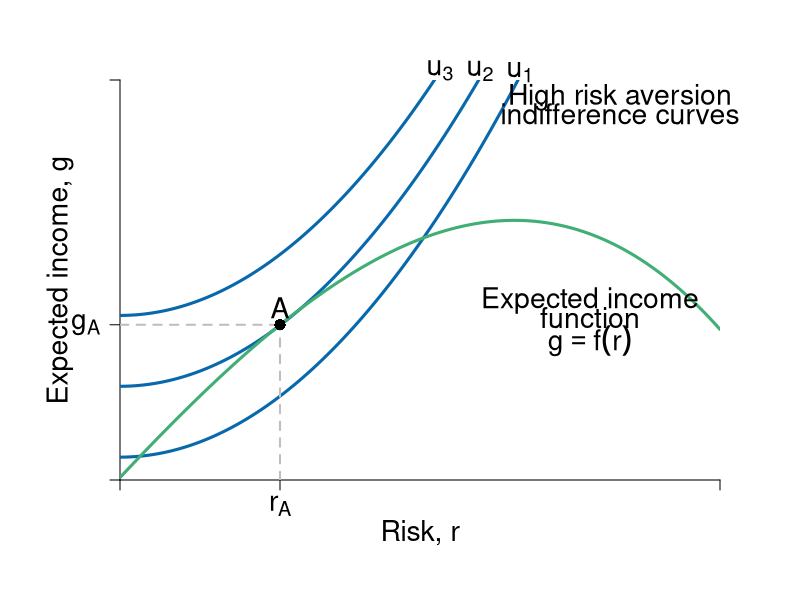

The R script that drew this image:
#Graph Designer: Simon Halliday & Riley Boeth '17
#Authors: Bowles, Foley and Halliday
#Title: Coordination, Conflict and Competition: A Text in Microeconomics

library(shape)
pdf(file = "capitalism/risks_feasible_very.pdf", width = 10, height = 8)


#Set parameters for graphics
axislabelsize <- 1.7
labelsize <- 1.7
graphlinewidth <- 3
segmentlinewidth <- 2

COL <- c("#7fc97f", "#beaed4", "#fdc086", "#ffff99", "#386cb0", "#f0027f", "#bf5b17", "#666666")
COLA <- c("#e0f3db", "#99d8c9","#66c2a4","#41ae76", "#238b45", "#005824")
COLB <- c("#c6dbef", "#4eb3d3", "#2b8cbe", "#0868ac","#084081")
COLC <- c("#fcfbfd", "#efedf5", "#dadaeb", "#bcbddc", "#9e9ac8", "#807dba", "#6a51a3", "#54278f", "#3f007d")

#Edited the margins to cater for the larger LHS labels
par(mar =  c(6, 6, 4, 4))

#Indifference curves of a risk-averse homo economicus (2nd graph out of the two for 4.7)

indiffA <- function(x, ua=2) {
  ua + (1/12)*(x)^2
}

#Average wealth function 

avgwealth <- function(x,y){
  (1.08)*((-1/35)*(((-((.9)*x-36))^2))+36.8+((-1/10)*(x-4)+(-1/1000)*((x-3)^3)))
}

#Add limits on axes and levels of utility for each indifference curve
ylims <- c(0, 35)
xlims <- c(0, 30)

npts <- 501 
x <- seq(xlims[1], xlims[2], length.out = npts)
y <- seq(ylims[1], ylims[2], length.out = npts) 

plot(0, 0, xlim = xlims, ylim = ylims, type = "n",
     xlab = expression(paste("")),
     ylab = expression(paste("")), 
     xaxt = "n", 
     yaxt = "n", 
     cex.lab = axislabelsize, 
     bty = "n", 
     xaxs="i", 
     yaxs="i"
)

#x and y limits with plain axes without ticks/numbers to match previous graph

#ticksx <- seq(from = 0, to = xlims[2]+1, by = 4)
#xlabels <- seq(from = 0, to = xlims[2], by = 1)
ticksx <- c(xlims[1], 8, xlims[2])
xlabels <- c(NA, expression(paste(r[A])), NA)
#ticksy <- seq(from = 0, to = ylims[2]+1, by = 4)
#ylabels <- seq(from = 0, to = ylims[2], by = 1)
ticksy <- c(ylims[1], avgwealth(8), ylims[2])
ylabels <- c(NA, expression(paste(g[A])), NA)


axis(1,at = ticksx,  pos = 0, labels = xlabels, cex.axis = axislabelsize)
axis(2,at = ticksy,  pos = 0, labels = ylabels, las = 1, cex.axis = axislabelsize)

npts <- 500 
xx1 <- seq(xlims[1], xlims[2], length.out = npts)
xx2 <- seq(0, xlims[2], length.out = npts)
xx3 <- seq(xlims[1], 0, length.out = npts)
xx4 <- seq(-11, 0, length.out = npts)


lines(xx1, indiffA(xx1, ua = 2), col = COLB[4], lwd = graphlinewidth)
lines(xx1, indiffA(xx1, ua = 8.2), col = COLB[4], lwd = graphlinewidth)
lines(xx1, indiffA(xx1, ua = 14.4), col = COLB[4], lwd = graphlinewidth)
lines(xx1, avgwealth(xx1), col = COLA[4], lwd = graphlinewidth)


#Axis labels and draw linear utility function
mtext(expression(paste("Risk, ", r)), side = 1, line = 2.5, cex = axislabelsize)
text(-3, 0.5*ylims[2], expression(paste("Expected income, ", g)), xpd = TRUE, cex = axislabelsize, srt = 90) 

#Label various points on line

text(8, avgwealth(8)+1.5, expression(paste(A)), cex = labelsize)
segments(8, 0, 8, avgwealth(8), lty = 2, col = "gray", lwd = segmentlinewidth)
segments(0, avgwealth(8), 8, avgwealth(8), lty = 2, col = "gray", lwd = segmentlinewidth)
points(8, avgwealth(8), pch = 16, col = "black", cex = 1.5)
# 
# segments(25, 0, 25, avgwealth(25), lty = 2, col = "gray", lwd = segmentlinewidth)
# points(25, avgwealth(25), pch = 16, col = "black", cex = 1.5)
# 
# text(20, avgwealth(20)+1, expression(paste(omega, ""[max])), cex = labelsize)
# segments(20, 0, 20, avgwealth(20), lty = 2, col = "gray", lwd = segmentlinewidth)
# points(20, avgwealth(20), pch = 16, col = "black", cex = 1.5)
# 
# text(14.7, avgwealth(15)+1, expression(paste("e")), cex = labelsize)
# segments(15, 0, 15, avgwealth(15), lty = 2, col = "gray", lwd = segmentlinewidth)
# points(15, avgwealth(15), pch = 16, col = "black", cex = 1.5)
# 
# segments(12, 0, 12, avgwealth(12), lty = 2, col = "gray", lwd = segmentlinewidth)
# points(12, avgwealth(12), pch = 16, col = "black", cex = 1.5)

#Label relevant points on axes

#Add arrow beside y axis and points on axis

#arrows(-1, avgwealth(8)+6, -1, avgwealth(8)+1, col = "black", code =3, arr.type = "simple", xpd = TRUE, length = 0.1, angle = 40, lwd = 3)
#arrows(-1, avgwealth(8)-6, -1, avgwealth(8)-1, col = "black", code = 3, arr.type = "simple", xpd = TRUE, length = 0.1, angle = 40, lwd = 3)

#points(0, avgwealth(8)+7, pch = 16, col = "black", cex = 1.5, xpd = TRUE)
#points(0, avgwealth(8), pch = 16, col = "black", cex = 1.5,xpd = TRUE)
#points(0, avgwealth(8)-7, pch = 16, col = "black", cex = 1.5,xpd = TRUE)

#label the three indifference curves

text(20, indiffA(20)+0.355, expression(paste(u[1])), xpd = TRUE, cex = labelsize)
text(18, indiffA(18)+6.8, expression(paste(u[2])),  xpd = TRUE, cex = labelsize)
text(16, indiffA(16)+12.5, expression(paste(u[3])),  xpd = TRUE, cex = labelsize)

#Label average wealth curve and indifference curves generally

text(23.5, avgwealth(30)+2.5, expression(paste("Expected income")), xpd = TRUE, cex = labelsize)
text(23.5, avgwealth(30)+1, expression(paste("function")), xpd = TRUE, cex = labelsize)
text(23.5, avgwealth(30)-1, expression(paste(g == f(r))), xpd = TRUE, cex = labelsize)

#text(25, 35, expression(paste("Very")), xpd = TRUE, cex = labelsize)
text(25, 33.5, expression(paste("High risk aversion")), xpd = TRUE, cex = labelsize)
text(25, 32, expression(paste("indifference curves")), xpd = TRUE, cex = labelsize)


dev.off()
